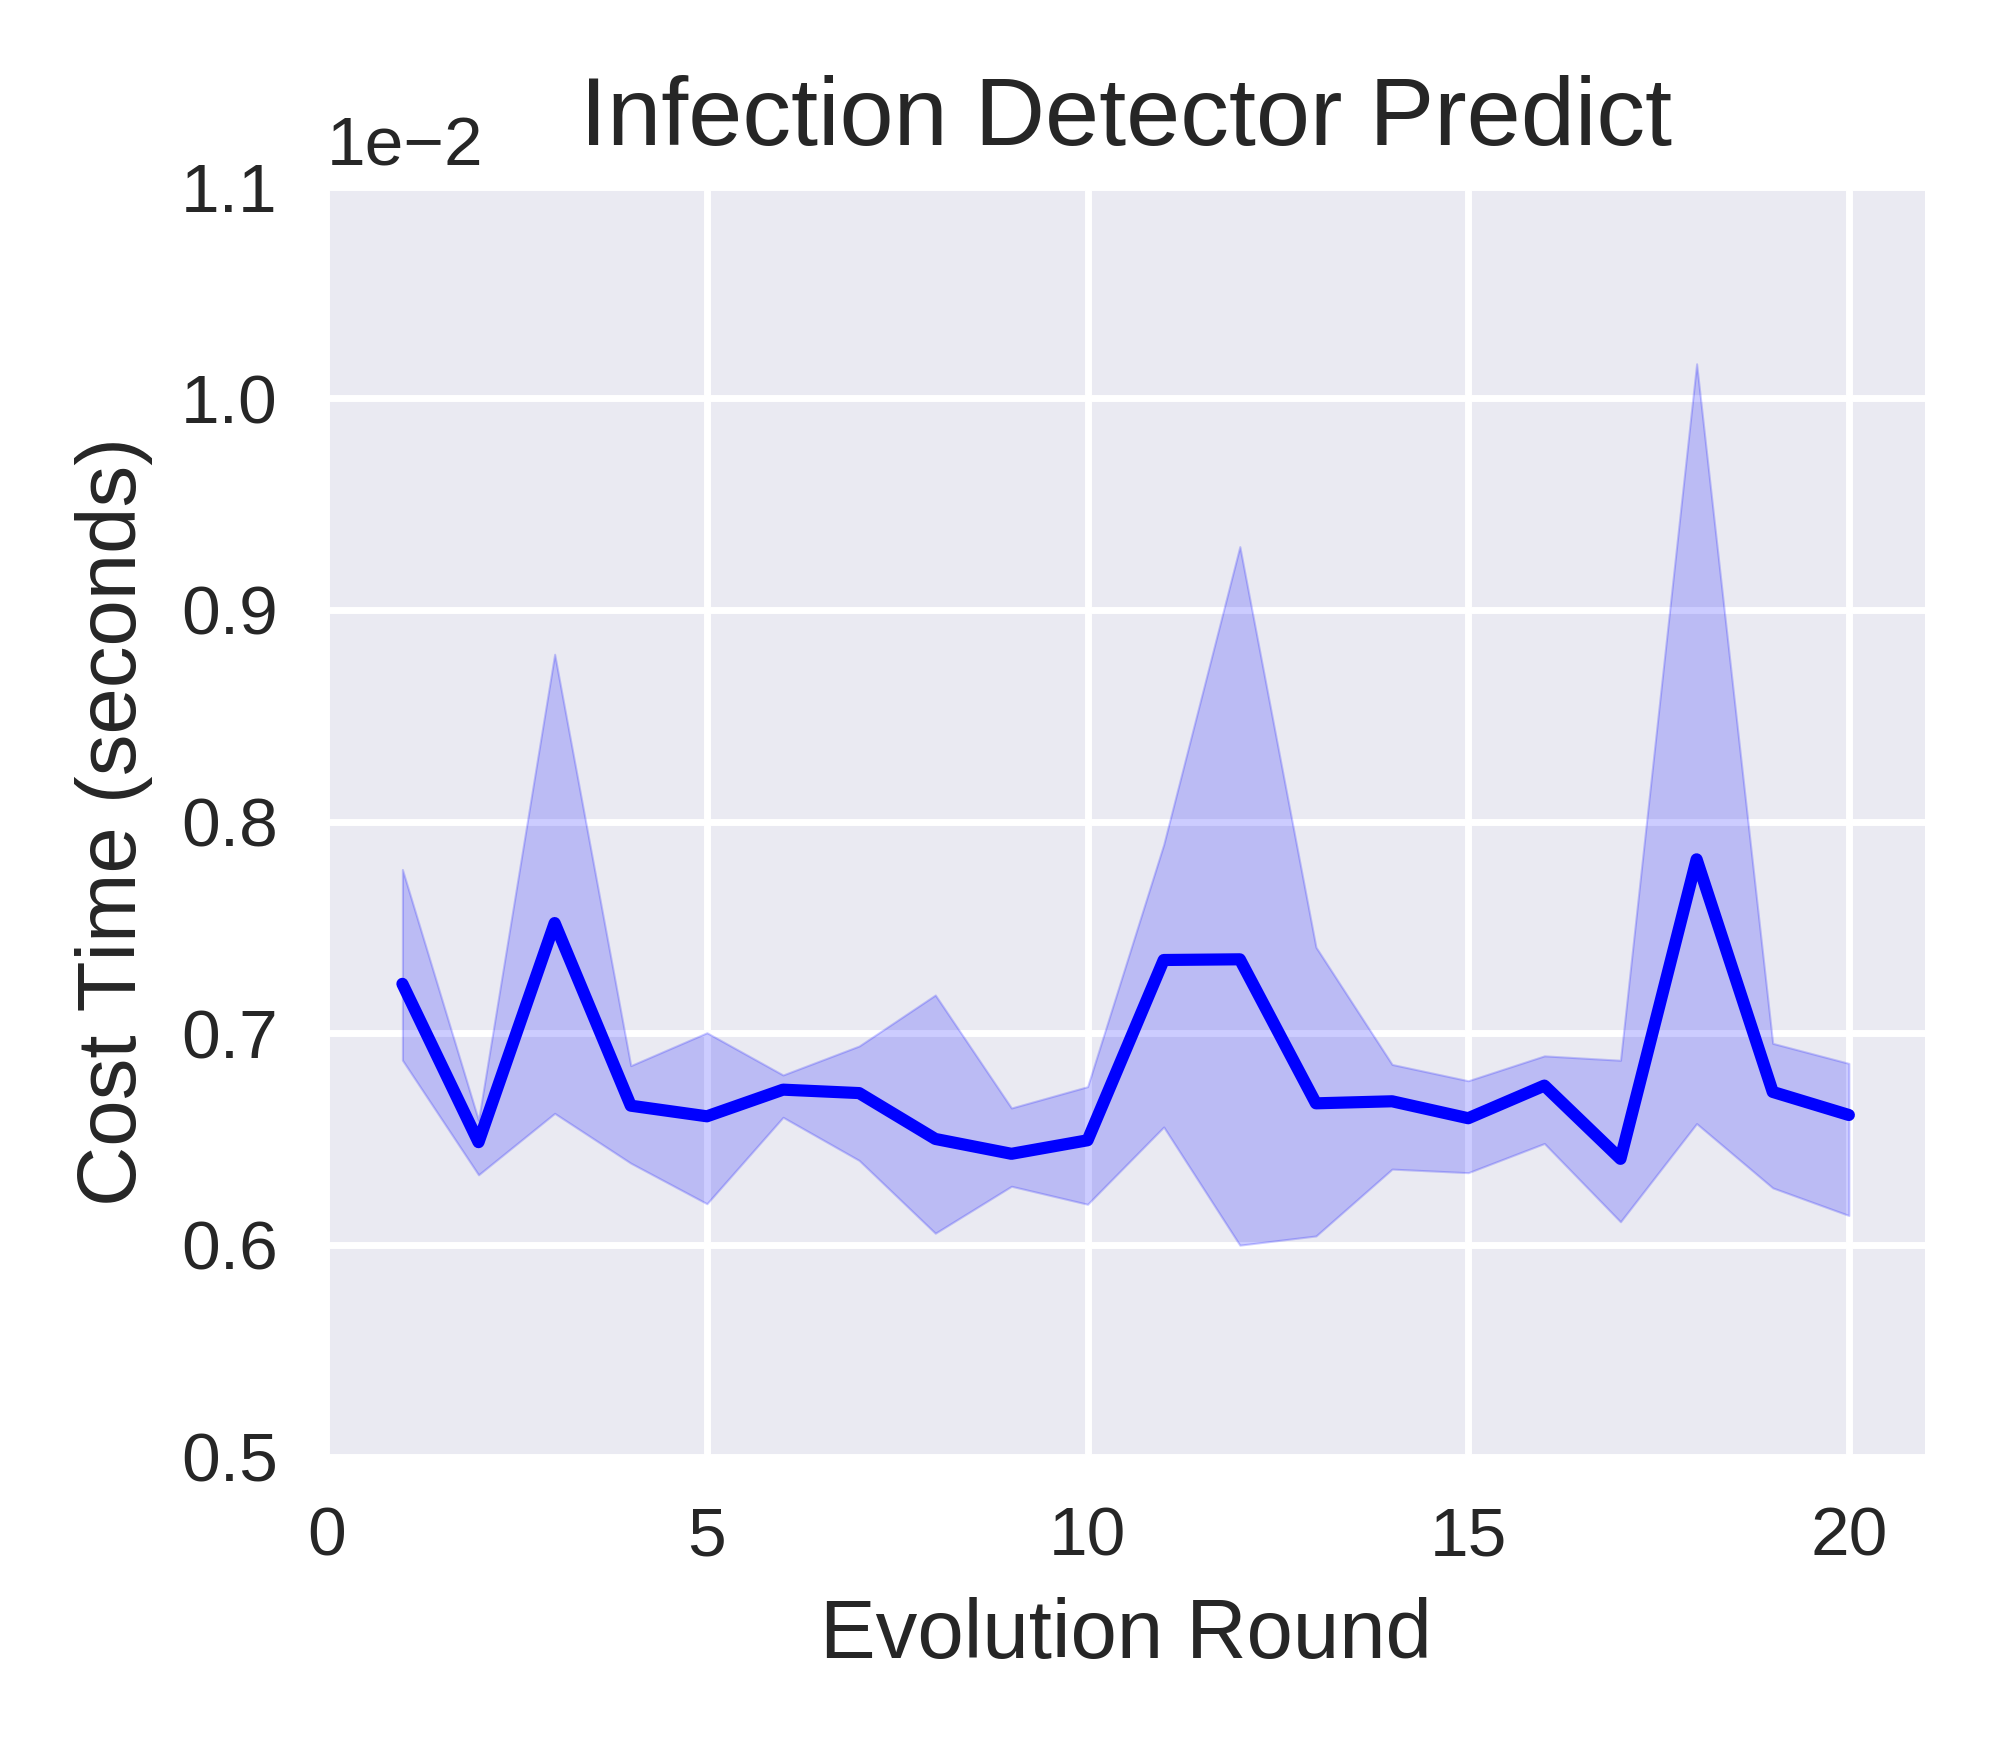

The Python source for this figure:
import matplotlib.pyplot as plt
import pandas as pd
import seaborn as sns

infection_infer_costtime_file = pd.read_csv('infection_detector_infer_time_list.csv')
infection_infer_costtime_df = pd.DataFrame(infection_infer_costtime_file)

infection_infer_costtime_seed_0_df = infection_infer_costtime_df.drop(columns=['seed1','seed2'])  
infection_infer_costtime_seed_0_df.rename(columns={'seed0': 'costtime'}, inplace=True)

infection_infer_costtime_seed_1_df = infection_infer_costtime_df.drop(columns=['seed0','seed2'])  
infection_infer_costtime_seed_1_df.rename(columns={'seed1': 'costtime'}, inplace=True)

infection_infer_costtime_seed_2_df = infection_infer_costtime_df.drop(columns=['seed0','seed1'])  
infection_infer_costtime_seed_2_df.rename(columns={'seed2': 'costtime'}, inplace=True)

print("infection_infer_costtime_df:\n",infection_infer_costtime_df)  
print("infection_infer_costtime_seed_0_df:\n",infection_infer_costtime_seed_0_df)  
print("infection_infer_costtime_seed_1_df:\n",infection_infer_costtime_seed_1_df)  
print("infection_infer_costtime_seed_2_df:\n",infection_infer_costtime_seed_2_df)  



infection_infer_costtime_merge_df = pd.concat([infection_infer_costtime_seed_0_df, infection_infer_costtime_seed_1_df, infection_infer_costtime_seed_2_df])
# infection_infer_costtime_merge_df = pd.concat([infection_infer_costtime_df, infection_infer_costtime_df, infection_infer_costtime_df])

print("infection_infer_costtime_merge_df:\n",infection_infer_costtime_merge_df)  

infection_infer_costtime_merge_df = infection_infer_costtime_merge_df.reset_index(drop=True)

print("infection_infer_costtime_merge_df:\n",infection_infer_costtime_merge_df)  


# sns.set_theme(style="darkgrid")
plt.style.use('seaborn') 
# plt.style.use('default') 
# plt.style.use('seaborn-deep') 

# plt.figure(figsize=(4, 3.5), dpi=500)
_, ax = plt.subplots(nrows=1, ncols=1, figsize=(4, 3.5), tight_layout=True, dpi=500) #dpi=100 分辨率


sns_plot=sns.lineplot(data=infection_infer_costtime_merge_df, x='round', y='costtime', color='b')
ax.set_xlabel('Evolution Round', fontsize=12)
ax.set_ylabel('Cost Time (seconds)', fontsize=12)
ax.set_title('Infection Detector Predict', fontsize=14); 
# plt.ylim(0.5, 2.0)
plt.ylim(0.005, 0.011)
# 调整横坐标显示范围
plt.xlim(0, 21)
# 调整横坐标显示范围
# plt.xlim(1, 40)
# 设置y轴刻度为科学记数法
ax.ticklabel_format(axis='y', style='sci', scilimits=(0,0))

savepath = f'/home/huan1932/ARIoTEDef-Actual/drawfigure/Section8.6/test-time/infecDec-infer'
savename = f'line-shadow-figure-infection-infer-costtime-seed012'
plt.savefig(fname=f'{savepath}/{savename}.png',dpi=500)
plt.close   
